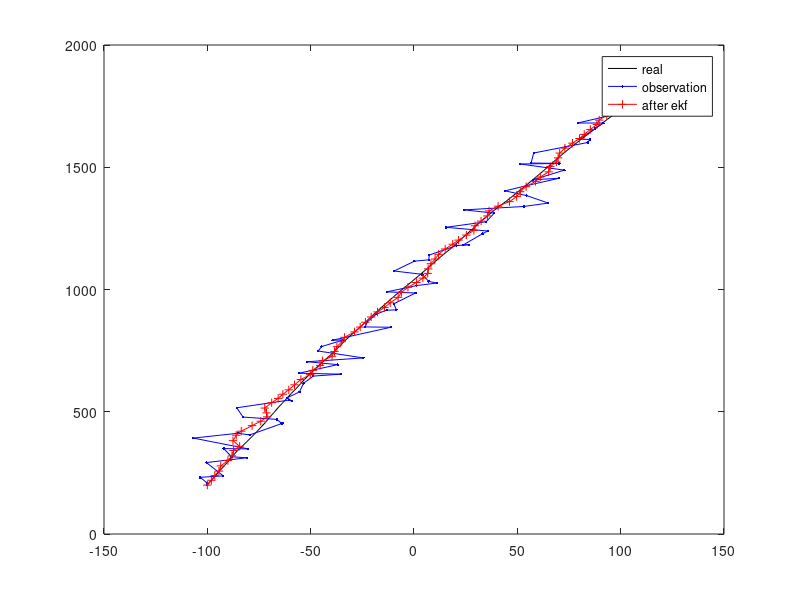
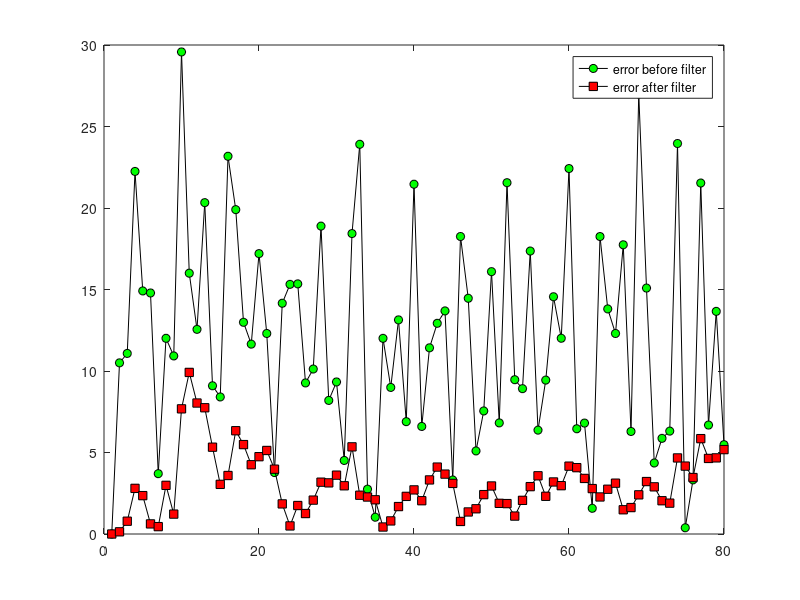

Write the MATLAB code that produced these figures, in order.
%%%%%%%%%%%%%%%%%%%%%%%%%%%%%%%%%%%%%%%%%%%%%%%%%%%%%%%%%%%%%%%%%%%%%%%%%  
%  Kalman for GPS tracking 
%  
%%%%%%%%%%%%%%%%%%%%%%%%%%%%%%%%%%%%%%%%%%%%%%%%%%%%%%%%%%%%%%%%%%%%%%%%%%  
function main  
clc;clear;  
T=1;  
N=80/T;  
X=zeros(4,N);  
X(:,1)=[-100,2,200,20];  
Z=zeros(2,N);  
Z(:,1)=[X(1,1),X(3,1)];  
delta_w=1e-2;  
Q=delta_w*diag([0.5,1,0.5,1]) ;  
R=100*eye(2);  
F=[1,T,0,0;0,1,0,0;0,0,1,T;0,0,0,1];  
H=[1,0,0,0;0,0,1,0];  
%%%%%%%%%%%%%%%%%%%%%%%%%%%%%%%%%%%%%%%%%%%%%%%%%%%%%%%%%%%%%%%%%%%%%%%%%%  
for t=2:N  
    X(:,t)=F*X(:,t-1)+sqrtm(Q)*randn(4,1);  
    Z(:,t)=H*X(:,t)+sqrtm(R)*randn(2,1);   
end  
Xkf=zeros(4,N);  
Xkf(:,1)=X(:,1);  
P0=eye(4);  
for i=2:N  
    Xn=F*Xkf(:,i-1);  
    P1=F*P0*F'+Q;  
    K=P1*H'*inv(H*P1*H'+R);  
    Xkf(:,i)=Xn+K*(Z(:,i)-H*Xn);  
    P0=(eye(4)-K*H)*P1;  
end  
for i=1:N  
    Err_Observation(i)=RMS(X(:,i),Z(:,i));  
    Err_KalmanFilter(i)=RMS(X(:,i),Xkf(:,i));  
end  
figure  
hold on;box on;  
plot(X(1,:),X(3,:),'-k');  
plot(Z(1,:),Z(2,:),'-b.');  
plot(Xkf(1,:),Xkf(3,:),'-r+');  
legend('real','observation','after ekf')  
figure  
hold on; box on;  
plot(Err_Observation,'-ko','MarkerFace','g')  
plot(Err_KalmanFilter,'-ks','MarkerFace','r')  
legend('error before filter','error after filter')  


%%%%%%%%%%%%%%%%%%%%%%%%%%%%%%%%%%%%%%%%%%%%%%%%%%%%%%%%%%%%%%%%%%%%%%%%%  
function dist=RMS(X1,X2);  
if length(X2)<=2  
    dist=sqrt( (X1(1)-X2(1))^2 + (X1(3)-X2(2))^2 );  
else  
    dist=sqrt( (X1(1)-X2(1))^2 + (X1(3)-X2(3))^2 );  
end  
%%%%%%%%%%%%%%%%%%%%%%%%%%%%%%%%%%%%%%%%%%%%%%%%%%%%%%%%%%%%%%%%%%%%%%%%%  